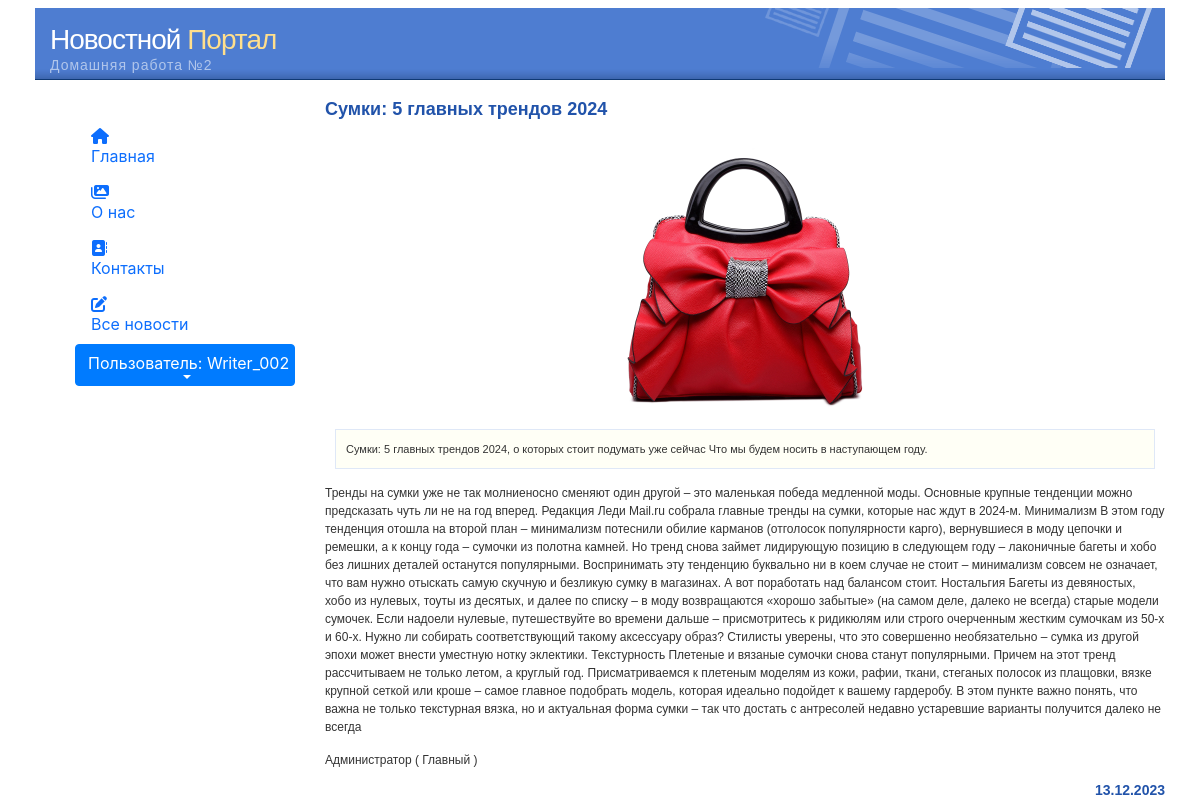
/news/show/9/ (signed in), run on the app's committed database.
### news/models.py (models this page shows, shortened)
class Article(models.Model):
    categories = (('E','Economics'),
                  ('S','Science'),
                  ('IT','IT'))
    author = models.ForeignKey(User, on_delete=models.SET_NULL, null=True, verbose_name='Автор')
    title = models.CharField('Заголовок', max_length=50, default='')
    anouncement = models.TextField('Аннотация', max_length=250)
    text = models.TextField('Текст новости')
    date = models.DateTimeField('Дата создания', auto_now=True)
    category = models.CharField(choices=categories, max_length=50, default='', verbose_name='Категория')
    tags = models.ManyToManyField(to=Tag, blank=True, verbose_name='Тэги')
    slug = models.SlugField()
    class Meta:
        ordering = ['title', 'date']
        verbose_name = 'Новость'
        verbose_name_plural = 'Новости'

class Image(models.Model):
    article = models.ForeignKey(Article, on_delete=models.CASCADE)
    name = models.CharField(max_length=50, blank=True)
    image = models.ImageField(upload_to='article_images/')

### news/views.py (the view)
# urls.py: path('show/<int:id>/', views.news_detail, name='news_detail'),
def news_detail(request, id):
    article = Article.objects.filter(id=id).first()
    context = {'article': article}
    return render(request,'news/index.html',context)

### news/templates/news/index.html (shortened to what this page needs)
{% extends 'home01/index.html' %}
{% load static %}
{% load bootstrap5 %}
{% block content %}
<link rel="stylesheet" href="https://maxcdn.bootstrapcdn.com/bootstrap/4.0.0/css/bootstrap.min.css"
>
             <div id="content">
                    <h3>{{ article.title }}</h3>
             {% if article.image_set.all %}
              <div class="row">
                <div id="carouselControls" class="carousel slide" data-ride="carousel" style="display: inline-block;">
                    <div class="carousel-inner" role="listbox" style=" width:auto; height: 300px; !important;">
                        {% for image in article.image_set.all %}
                        <div class="carousel-item {% if forloop.counter == 1 %} active {% endif %}">
                            <img class="d-block" src="{{ image.image.url }}"
                                 style="margin:auto; height:300px; width:auto; border-radius:5px;">
                        </div>
                        {% endfor %}
                    </div>
                    <a class="carousel-control-prev" href="#carouselControls" role="button" data-slide="prev">
                    </a>
                    <a class="carousel-control-next" href="#carouselControls" role="button" data-slide="next">
                    </a>
                </div>
              </div>
                {% endif%}
                    <div class='featurebox_side'>{{ article.anouncement }}</div>
                    <p>{{ article.text }}</p>
                    <p>{{ article.author.first_name }} ( {{ article.author.last_name }} )</p>
                    <h4 align="right">{{ article.date|date:"d.m.Y" }}</h4>
            </div>
{% endblock %}

### home01/templates/home01/left_sidebar.html (shortened to what this page needs)
{% load bootstrap5 %}
{% load static %}
{% bootstrap_css %}
            <div class="tm-sidebar">
                <nav class="tm-nav">
                    <div>
                     <ul  class="nav nav-pills flex-column mb-auto">
                            <li class="nav-item">
                                <a href="{% url 'news_index' %}"
                                {% if request.resolver_match.view_name == 'home' %} class="nav-link current link-active"{% else %} class="nav-link" {% endif %}>
                                    <i class="fa fa-house menu-icon"></i>
                                    <div class="d-none d-lg-block">Главная</div>
                                </a>
                            </li>
                            <li class="nav-item">
                                <a href="{% url 'about' %}"
                                   {% if request.resolver_match.view_name == 'about' %} class="nav-link current link-active"{% else %} class="nav-link" {% endif %}>
                                    <i class="fas fa-images nav-icon"></i>
                                    <div class="d-none d-lg-block">О нас</div>
                                </a>
                            </li>
                            <li class="nav-item">
                                <a href="{% url 'contact' %}"
                                   {% if request.resolver_match.view_name == 'contact' %} class="nav-link current link-active"{% else %} class="nav-link" {% endif %}>
                                    <i class="fas fa-address-book nav-icon"></i>
                                    <div class="d-none d-lg-block">Контакты</div>
                                </a>
                            </li>
                            <li class="nav-item">
                                <a href="{% url 'all_news' %}"
                                {% if request.resolver_match.view_name == 'all_news' %} class="nav-link current" {% else %} class="nav-link" {% endif %}>
                                    <i class="fas fa-pen-to-square nav-icon"></i>
                                    <div class="d-none d-lg-block">Все новости</div>
                                </a>
                            </li>
                        </ul>
     <div class="dropdown" >
          <button class="dropbtn btn btn-primary dropdown-toggle" type="button" id="dropdownMenuButton1" data-bs-toggle="dropdown" aria-expanded="false">
              <div class="d-none d-lg-block">Пользователь: {{request.user.username}}</div>
          </button>
        </div>
                    </div>
                </nav>
            </div>

### home01/static/home01/css/style.css (style rules this page uses)
body { text-align: center; margin-top:10px; margin-bottom:10px; color:#666666; background-color: #666666; }
#content { margin-top: 20px; margin-bottom: 0px; }
#content p { margin-top:15px; margin-bottom: 15px; font-family: verdana, arial, sans-serif; font-size: 12px; line-height: 18px; color: #333333; }
#content h3 { margin-top:5px; margin-bottom: 10px; font-family: verdana, arial, sans-serif; font-size: 18px; font-weight: bold; line-height: 18px; color: #2153AA; }
#content h4 { margin-top:0px;margin-bottom:0px; font-family: verdana, arial, sans-serif; font-size: 14px; font-weight: bold; line-height: 12px; color: #2153AA; }
.featurebox_side { background-color: #fffff6; margin:1px;margin-left:10px;margin-right:10px;margin-bottom:15px; padding:10px; border: 1px solid #DFE8F7; font-family: verdana, arial, sans-serif; font-size: 11px; line-height: 18px; color: #333333; }
.tm-sidebar { background-color: #fff; top: 0; bottom: 0; left: 0; z-index: 1000; padding-left: 40px; padding-top: 40px; width: 100%; }
.tm-nav { display: flex; flex-direction: column; justify-content: space-between; height: 100%; }
.nav-link { position: relative; padding-top: 15px; padding-bottom: 15px; }
.dropbtn { width: 100%; display: block; align-items: center; justify-content: center; margin-bottom: 1px; }

### data on the page
Article: title "Сумки: 5 главных трендов 2024", anouncement "Сумки: 5 главных трендов 2024, о которых стоит подумать уже сейчас Что мы будем носить в наступающем году.", text "Тренды на сумки уже не так молниеносно сменяют один другой – это маленькая победа медленной моды. Основные крупные тенденции можно предсказать чуть ли не на год вперед. Редакция Леди Mail.ru собрала главные тренды на сумки, которые нас ждут в 2024-м. Минимализм В этом году тенденция отошла на второй план – минимализм потеснили обилие карманов (отголосок популярности карго), вернувшиеся в моду цепочки и ремешки, а к концу года – сумочки из полотна камней. Но тренд снова займет лидирующую позицию в следующем году – лаконичные багеты и хобо без лишних деталей останутся популярными. Воспринимать эту тенденцию буквально ни в коем случае не стоит – минимализм совсем не означает, что вам нужно…", author.first_name "Администратор", author.last_name "Главный", date "13.12.2023"
Image: image (picture)

### other printed values
{{ request.user.username }} "Writer_002"
